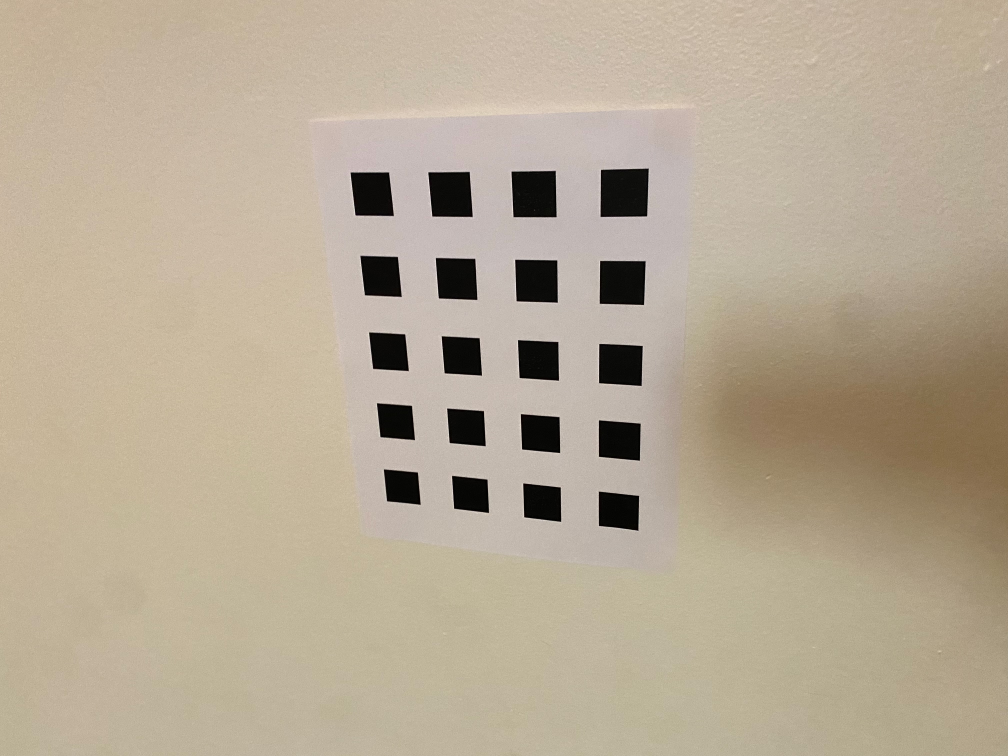
#> input picture hw8/HW8-Files/Dataset2/10.jpg, 4032 x 3024 px (shown at 1/4 size)
$ python -i hw8_michael_goldberg.py   (imports and definitions only)
#> lines starting #> are read from the running program, lines starting #| are printed output that depends on the picture; after the words box and inside, x2 and y2 are one past the last pixel; in counts of white or black regions, pixels touching at a corner belong together
import cv2
import numpy as np
import time
import random
import matplotlib.pyplot as plt
from mpl_toolkits.mplot3d import Axes3D
from mpl_toolkits.mplot3d.art3d import Poly3DCollection
from scipy.optimize import least_squares


# Canny edge detection parameters
canny_threshold1 = 200
canny_threshold2 = 400

# Hough transform parameters
rho_threshold = 1
theta_threshold = np.pi / 180
hough_threshold = 50

# Calibration pattern parameters
square_distance = 25
pattern = [5, 4]

visualize_reprojection = True
visualize_poses = True

perform_LM = True


def HC(point):
	# Helper function to convert a point to homogeneous coordinates
	return np.array([point[0], point[1], 1])

def polar_to_cartesian(rho, theta, length=1500):
	# Converting from polar coordinates to cartesian coordinates to get arbitrary endpoints of the line
	x0 = rho * np.cos(theta)
	y0 = rho * np.sin(theta)
	x1 = int(x0 + length * (-np.sin(theta)))
	y1 = int(y0 + length * (np.cos(theta)))
	x2 = int(x0 - length * (-np.sin(theta)))
	y2 = int(y0 - length * (np.cos(theta)))

	return (x1, y1, x2, y2)

def detect_corners(image, visualize_corner_detection=False):

	# Performing canny edge detection
	edges = cv2.Canny(image, canny_threshold1, canny_threshold2)

	detected_edge_image = cv2.cvtColor(image.copy(), cv2.COLOR_GRAY2BGR)
	detected_corners_image = detected_edge_image.copy()

	image_height, image_width = image.shape

	# Performing hough transform to extract lines
	lines = cv2.HoughLines(edges, rho_threshold, theta_threshold, hough_threshold)

	# Filtering out duplicate lines for the same edge that deviate by small angles
	rho_filter = 15
	theta_filter = np.deg2rad(5)

	filtered_lines = []

	# Sorting lines by rho
	if lines is not None:
		lines = sorted(lines, key=lambda x: x[0][0])

	# Checking if both rho and theta differences are large to qualify as a unique line
	for line in lines:
		# collect individual line's rho and theta values
		rho, theta = line[0]
		is_unique = True

		for unique_rho, unique_theta, _ in filtered_lines:
			# Checking if rho falls within a threshold of any previous rho as well as theta falling within a theta threshold of any previous theta to check if lines are duplicates. Check is complicated due to bounds of rho and theta for Hough
			# First check is for positive rho, and therefor angle differences close to zero. If rho and unique_rho are opposite in sign, angle will be close to pi if lines are duplicates
			if (abs(rho - unique_rho) < rho_filter and abs(theta - unique_theta) < theta_filter) or (abs(abs(rho) - abs(unique_rho)) < rho_filter and abs(theta - unique_theta) > (np.pi - theta_filter)):
				is_unique = False
				break

		# If unique flag still true, line passed checking against all other lines and is in fact not a duplicate
		if is_unique:
			x1, y1, x2, y2 = polar_to_cartesian(rho, theta)
			line_cartesian = (x1, y1, x2, y2)

			filtered_lines.append((rho, theta, line_cartesian))


	# Sorting lines by rho and vertical/horizontal to provide consistent labelling for each eventually found corner
	vertical_lines = []
	horizontal_lines = []

	for line in filtered_lines:
		rho, theta, line_cartesian = line
		if(abs(theta) < np.deg2rad(50) or abs(theta - np.pi) < np.deg2rad(50)):
			vertical_lines.append(line)
		elif(abs(theta - np.pi/2) < np.deg2rad(50) or abs(theta - 3*np.pi/2) < np.deg2rad(50)):
			horizontal_lines.append(line)

	# Sorting by abs for vertical lines only as they were more prone to angle switching
	vertical_lines.sort(key=lambda x: abs(x[0]))
	horizontal_lines.sort(key=lambda x: x[0])

	# Rearranging filtered_lines such that horizontal are always considered first - helps with consistent labelling
	filtered_lines = horizontal_lines + vertical_lines


	# Finding corners using cross products in HC
	corners = []

	for i in range(len(filtered_lines)):
		line_cartesian_test = filtered_lines[i][2]

		endpoint1_hc_test = HC((line_cartesian_test[0], line_cartesian_test[1]))
		endpoint2_hc_test = HC((line_cartesian_test[2], line_cartesian_test[3]))

		line_hc_test = np.cross(endpoint1_hc_test, endpoint2_hc_test)

		for j in range(len(filtered_lines)):
			if(i != j):
				# If not the same line, extract both line's homogeneous coordinates and calculate intersection point
				line_cartesian = filtered_lines[j][2]

				endpoint1_hc = HC((line_cartesian[0], line_cartesian[1]))
				endpoint2_hc = HC((line_cartesian[2], line_cartesian[3]))

				line_hc = np.cross(endpoint1_hc, endpoint2_hc)

				intersection = np.cross(line_hc_test, line_hc)

				is_valid_corner = True
				is_unique_corner = True

				# Checking if ideal point, if it is, flas as invalid as these do not reside in the image
				if(intersection[2] != 0):
					intersection = intersection / intersection[2]
					if(intersection[0] < 0 or intersection[1] < 0 or intersection[1] > image_height or intersection[0] > image_width):
						is_valid_corner = False # Intersection out of the bounds of the image
				else:
					is_valid_corner = False # Intersection is ideal point

				# Check if corner has already been collected as a unique corner
				for corner in corners:
					if(intersection[0] == corner[0] and intersection[1] == corner[1]):
						is_unique_corner = False
						break

				# Only add to corners if the corner is in the image and unique
				if is_unique_corner and is_valid_corner:
					corners.append((intersection[0], intersection[1]))


	# Visualizing detected lines
	if(visualize_corner_detection):
		for i, filtered_line in enumerate(filtered_lines):
			x1, y1, x2, y2 = filtered_line[2]

			cv2.line(detected_edge_image, (x1, y1), (x2, y2), (0, 255, 0), 2)

		cv2.imshow("original", image)
		cv2.imshow("edges", edges)
		cv2.imshow("hough after filtering", detected_edge_image)
		cv2.waitKey(0)
		cv2.destroyAllWindows()

	return corners

def generate_world_corners():
	world_corners = []

	# Multiplying parameters by 2 because there are two corners along each direction of the square
	for row in range(2 * pattern[0]):
		for col in range(2 * pattern[1]):
			world_corners.append((square_distance * col, square_distance * row, 0))

	return world_corners

# [27 lines left out: functions find_homography, find_V, not called in this run]

def intrinsic_calibration(homographies):
	# Creating Vb = 0 relationship and solving for b using SVD
	V = []
	for H in homographies:
		V.append(find_V(H, 0, 1))
		V.append(find_V(H, 0, 0) - find_V(H, 1, 1))

	V = np.array(V)
	_, _, Vt = np.linalg.svd(V)
	b = Vt[-1]

	# Extracting omega from b
	w11, w12, w22, w13, w23, w33 = b

	# Calculating intrinsic parameters from image of absolute conic
	x0 = (w12 * w13 - w11 * w23) / (w11 * w22 - w12**2)
	lambda_ = w33 - (w13**2 + x0*(w12 * w13 - w11 * w23)) / w11
	alpha_x = np.sqrt(lambda_ / w11)
	alpha_y = np.sqrt((lambda_ * w11) / (w11 * w22 - w12**2))
	s = -(w12 * alpha_x**2 * alpha_y) / lambda_
	y0 = s*x0 / alpha_y - (w13 * alpha_x**2) / lambda_

	# Creation of intrinsic calibration matrix from intrinsic parameters
	K = np.array([
		[alpha_x, s, x0],
		[0, alpha_y, y0],
		[0, 0, 1]
	])

	return K

# [87 lines left out: functions condition_R, reproject_points, reprojection_error, reprojection_visualization, not called in this run]


world_corners = generate_world_corners()
homographies = []
corners_list = []
extrinsics = []
optimized_extrinsics = []
images = []

# Load in images and estimate homography
# [14 lines not run here, left out]

# Calculate intrinsics
# [1 line that did not run here, left out]

# [123 lines not run here, left out]

>>> import cv2
>>> picture = cv2.imread('HW8-Files/Dataset2/10.jpg', cv2.IMREAD_GRAYSCALE)
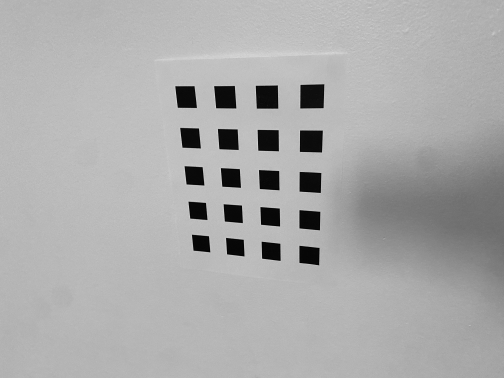
#> picture: shape (3024, 4032) (shown at 1/8 size); min 0, max 255, mean 170.9
>>> result = detect_corners(picture)
#> in detect_corners, `edges = cv2.Canny(image, canny_threshold1, canny_threshold2)`:
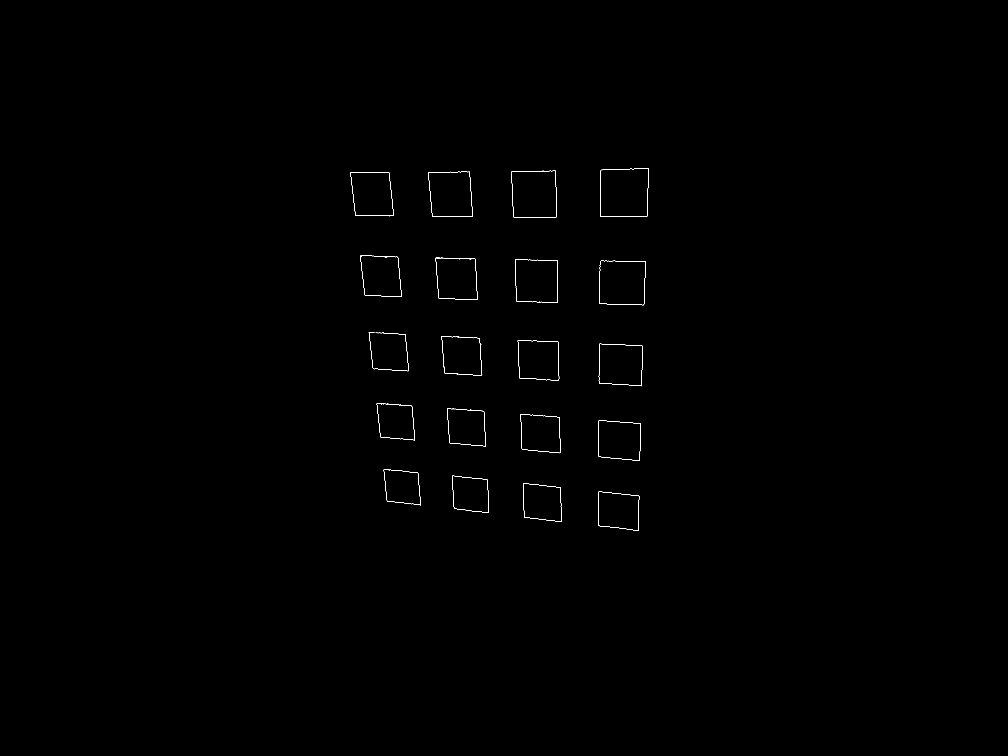
#> edges: shape (3024, 4032) (shown at 1/4 size); 0.1% white in thin lines or dots, all inside (x1, y1, x2, y2) = (1402, 673, 2595, 2123)
#> in detect_corners, `lines = cv2.HoughLines(edges, rho_threshold, theta_threshold, hough_th..`: lines = 201 rows, first 8: [-2023, 3.11], [-2208, 3.12], [2617, 0.0349], [-2210, 3.12], [2395, 0], [-1670, 3.07], [-1846, 3.09], [1705, 1.68]
#> in detect_corners, `lines = sorted(lines, key=lambda x: x[0][0])`: lines = 201 items, first 6: [[-2390, 3.12]], [[-2387, 3.12]], [[-2379, 3.12]], [[-2370, 3.12]], [[-2364, 3.12]], [[-2358, 3.12]]
#> the loop in detect_corners, `for line in lines: # collect individual line's rho and theta values` made 201 passes
#> (rho, theta, x0 in polar_to_cartesian, y0 in polar_to_cartesian, x1, y1, x2, y2) on passes 1, 4, 7, 9, 12, 14, 17, 18: (-2390, 3.12, 2389.6, -41.71, 2363, -1541, 2415, 1458), (-2370, 3.12, 2369.6, -41.36, 2343, -1541, 2395, 1458), (-2210, 3.12, 2209.7, -38.57, 2183, -1538, 2235, 1461), (-2195, 3.11, 2193.7, -76.6, 2141, -1575, 2246, 1422), (-2177, 3.11, 2175.7, -75.98, 2123, -1575, 2228, 1423), (-2059, 3.12, 2058.7, -35.93, 2032, -1535, 2084, 1463), (-2043, 3.12, 2042.7, -35.66, 2016, -1535, 2068, 1464), (-2023, 3.11, 2021.8, -70.6, 1969, -1569, 2074, 1428)
#> the loop in detect_corners, `for line in filtered_lines:` made 79 passes
#> line on passes 1 to 8: (-2390, 3.12, (2363, -1541, 2415, 1458)), (-2370, 3.12, (2343, -1541, 2395, 1458)), (-2210, 3.12, (2183, -1538, 2235, 1461)), (-2195, 3.11, (2141, -1575, 2246, 1422)), (-2177, 3.11, (2123, -1575, 2228, 1423)), (-2059, 3.12, (2032, -1535, 2084, 1463)), (-2043, 3.12, (2016, -1535, 2068, 1464)), (-2023, 3.11, (1969, -1569, 2074, 1428))
#> the loop in detect_corners, `for i in range(len(filtered_lines)):` made 79 passes

$ run again, on hw8/HW8-Files/Dataset2/13.jpg
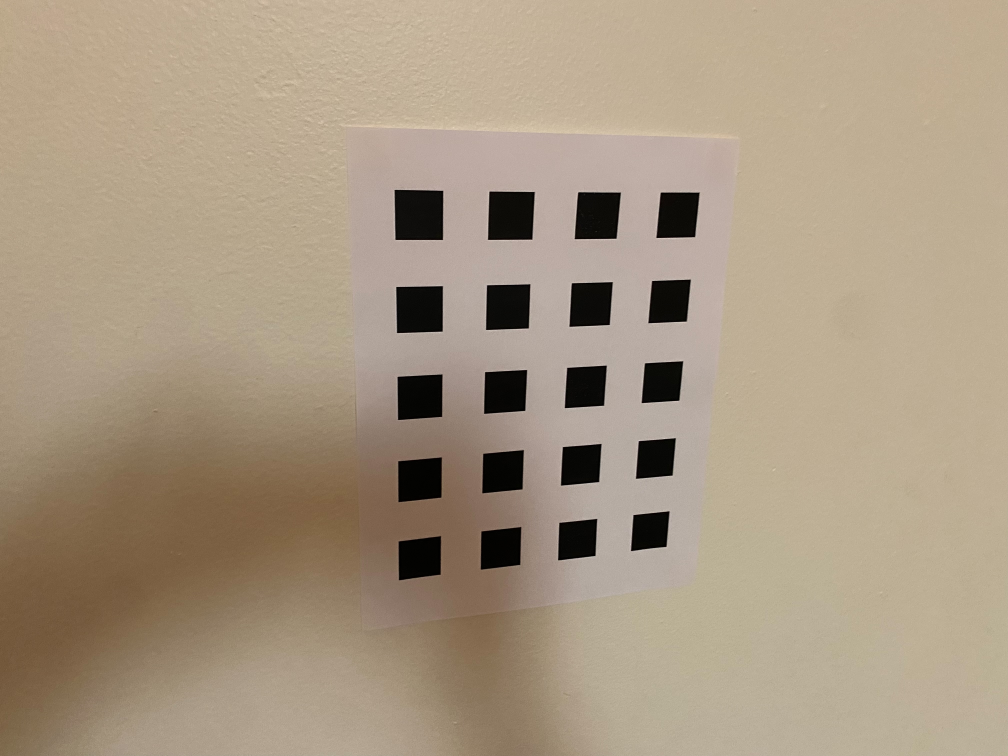
#> input picture hw8/HW8-Files/Dataset2/13.jpg, 4032 x 3024 px (shown at 1/4 size)
#> `picture = cv2.imread('HW8-Files/Dataset2/10.jpg', cv2.IMREAD_GRAYSCALE)`:
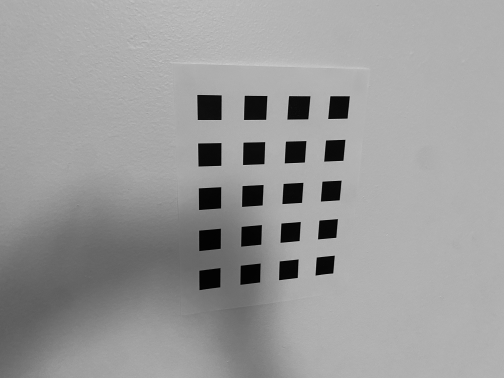
#> picture: shape (3024, 4032) (shown at 1/8 size); min 0, max 233, mean 154.3
#> in detect_corners, `edges = cv2.Canny(image, canny_threshold1, canny_threshold2)`:
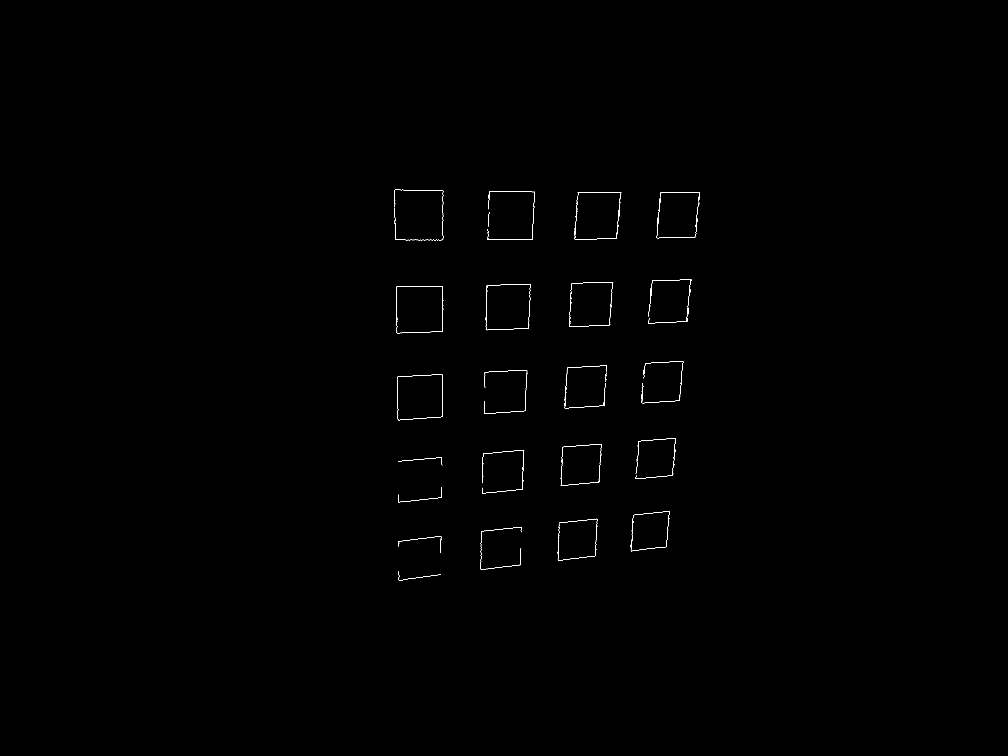
#> edges: shape (3024, 4032) (shown at 1/4 size); 0.11% white in thin lines or dots, all inside (x1, y1, x2, y2) = (1577, 759, 2800, 2322)
#> in detect_corners, `lines = cv2.HoughLines(edges, rho_threshold, theta_threshold, hough_th..`: lines = 212 rows, first 8: [1786, 1.5], [1588, 1.52], [770, 1.57], [997, 1.55], [2342, 0.0524], [2496, 1.45], [2164, 1.47], [1976, 1.48]
#> in detect_corners, `lines = sorted(lines, key=lambda x: x[0][0])`: lines = 212 items, first 6: [[-2042, 3.12]], [[-1924, 3.12]], [[-1755, 3.12]], [[-1749, 3.12]], [[-1747, 3.12]], [[-1740, 3.12]]
#> the loop in detect_corners, `for line in lines: # collect individual line's rho and theta values` made 212 passes
#> (rho, theta, x0 in polar_to_cartesian, y0 in polar_to_cartesian, x1, y1, x2, y2) on passes 1, 2, 3, 6, 7, 9, 11, 12: (-2042, 3.12, 2041.7, -35.64, 2015, -1535, 2067, 1464), (-1924, 3.12, 1923.7, -33.58, 1897, -1533, 1949, 1466), (-1755, 3.12, 1754.7, -30.63, 1728, -1530, 1780, 1469), (-1740, 3.12, 1739.7, -30.37, 1713, -1530, 1765, 1469), (-1563, 3.12, 1562.8, -27.28, 1536, -1527, 1588, 1472), (-1542, 3.11, 1541.1, -53.81, 1488, -1552, 1593, 1445), (-1519, 3.09, 1516.9, -79.5, 1438, -1577, 1595, 1418), (686, 1.61, -23.94, 685.6, -1523, 633, 1475, 737)
#> the loop in detect_corners, `for line in filtered_lines:` made 89 passes
#> line on passes 1 to 8: (-2042, 3.12, (2015, -1535, 2067, 1464)), (-1924, 3.12, (1897, -1533, 1949, 1466)), (-1755, 3.12, (1728, -1530, 1780, 1469)), (-1740, 3.12, (1713, -1530, 1765, 1469)), (-1563, 3.12, (1536, -1527, 1588, 1472)), (-1542, 3.11, (1488, -1552, 1593, 1445)), (-1519, 3.09, (1438, -1577, 1595, 1418)), (686, 1.61, (-1523, 633, 1475, 737))
#> the loop in detect_corners, `for i in range(len(filtered_lines)):` made 89 passes

$ run again, on hw8/HW8-Files/Dataset2/16.jpg
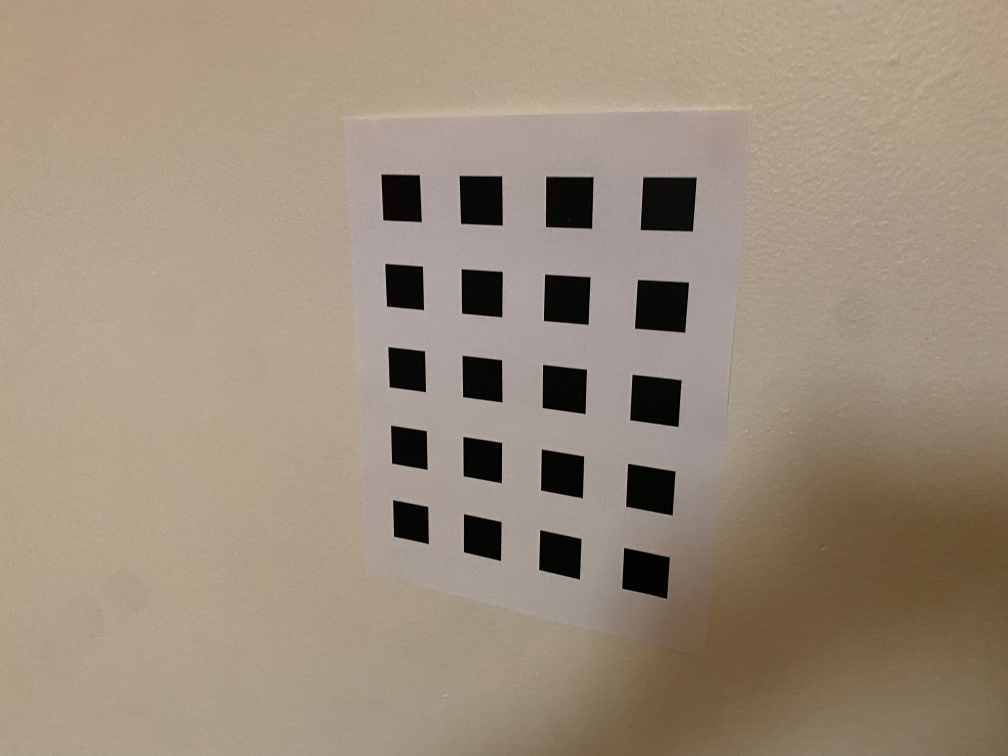
#> input picture hw8/HW8-Files/Dataset2/16.jpg, 4032 x 3024 px (shown at 1/4 size)
#> `picture = cv2.imread('HW8-Files/Dataset2/10.jpg', cv2.IMREAD_GRAYSCALE)`:
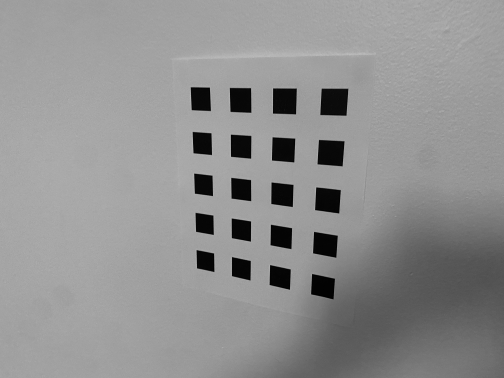
#> picture: shape (3024, 4032) (shown at 1/8 size); min 0, max 244, mean 143.7
#> in detect_corners, `edges = cv2.Canny(image, canny_threshold1, canny_threshold2)`:
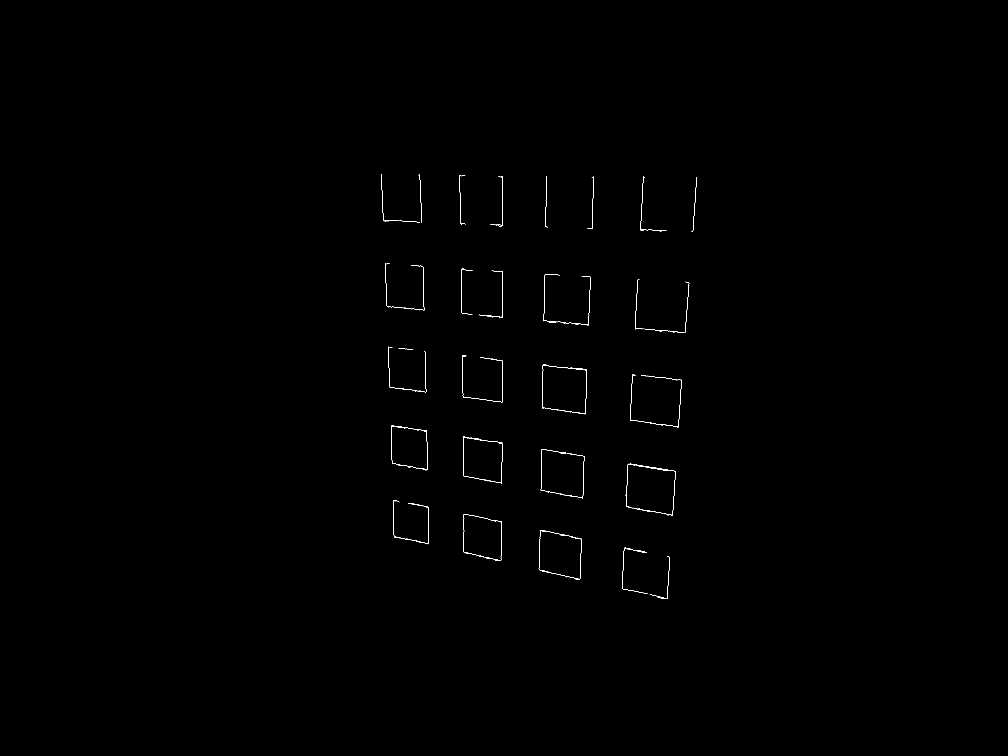
#> edges: shape (3024, 4032) (shown at 1/4 size); 0.11% white in thin lines or dots, all inside (x1, y1, x2, y2) = (1524, 696, 2788, 2396)
#> in detect_corners, `lines = cv2.HoughLines(edges, rho_threshold, theta_threshold, hough_th..`: lines = 215 rows, first 8: [2197, 0.0175], [2398, 0.0349], [-1503, 3.11], [2606, 0.0524], [2827, 0.0698], [2009, 0], [1313, 1.71], [1438, 1.73]
#> in detect_corners, `lines = sorted(lines, key=lambda x: x[0][0])`: lines = 215 items, first 6: [[-2170, 3.12]], [[-2168, 3.12]], [[-2142, 3.12]], [[-2132, 3.12]], [[-2130, 3.12]], [[-1995, 3.12]]
#> the loop in detect_corners, `for line in lines: # collect individual line's rho and theta values` made 215 passes
#> (rho, theta, x0 in polar_to_cartesian, y0 in polar_to_cartesian, x1, y1, x2, y2) on passes 1, 3, 6, 10, 14, 15, 19, 22: (-2170, 3.12, 2169.7, -37.87, 2143, -1537, 2195, 1461), (-2142, 3.12, 2141.7, -37.38, 2115, -1537, 2167, 1462), (-1995, 3.12, 1994.7, -34.82, 1968, -1534, 2020, 1464), (-1976, 3.12, 1975.7, -34.49, 1949, -1534, 2001, 1465), (-1954, 3.11, 1952.8, -68.19, 1900, -1567, 2005, 1430), (-1826, 3.12, 1825.7, -31.87, 1799, -1531, 1851, 1467), (-1811, 3.11, 1809.9, -63.2, 1757, -1562, 1862, 1435), (-1676, 3.12, 1675.7, -29.25, 1649, -1529, 1701, 1470)
#> the loop in detect_corners, `for line in filtered_lines:` made 83 passes
#> line on passes 1 to 8: (-2170, 3.12, (2143, -1537, 2195, 1461)), (-2142, 3.12, (2115, -1537, 2167, 1462)), (-1995, 3.12, (1968, -1534, 2020, 1464)), (-1976, 3.12, (1949, -1534, 2001, 1465)), (-1954, 3.11, (1900, -1567, 2005, 1430)), (-1826, 3.12, (1799, -1531, 1851, 1467)), (-1811, 3.11, (1757, -1562, 1862, 1435)), (-1676, 3.12, (1649, -1529, 1701, 1470))
#> the loop in detect_corners, `for i in range(len(filtered_lines)):` made 83 passes
